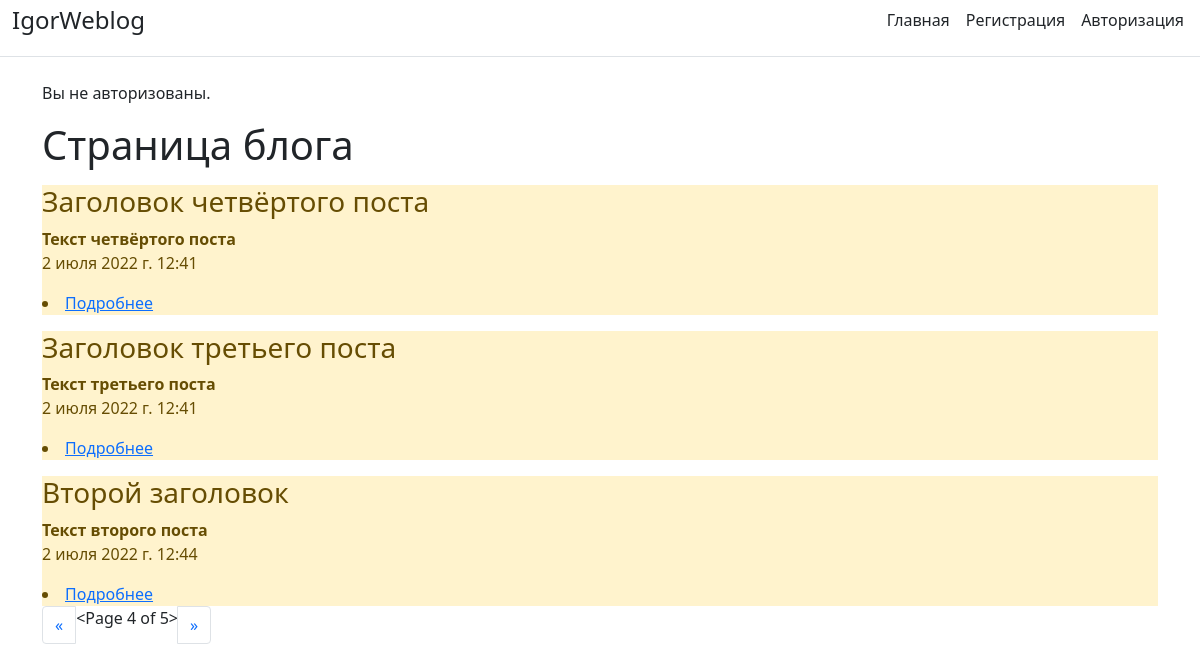
/?page=4, run on the app's committed database.
### Blog/models.py (models this page shows, shortened)
class Task(models.Model):
    title = models.CharField('Название', max_length=50)
    task = models.TextField('Текст')
    created_dt = models.DateTimeField('Дата', auto_now=True)
    publish = models.DateTimeField('Публикация', default=timezone.now)
    slug = models.SlugField('Ссылка', max_length=250, unique=True, null=False, blank=True, db_index=True)
    class Meta:
        verbose_name = 'Пост'
        verbose_name_plural = 'Посты'

### Blog/views.py (the view)
# urls.py: path('', views.index, name='index'),
def index(request):
    tasks = Task.objects.all().order_by('-id')
    if 'page' in request.GET:
        page = request.GET.get('page')
    else:
        page = 1
    paginator = Paginator(tasks, 3)
    try:
        tasks = paginator.page(page)
    except PageNotAnInteger:
        tasks = paginator.page(1)
    except EmptyPage:
        tasks = paginator.page(paginator.num_pages)
    page_number = request.GET.get('page')
    page_obj = paginator.get_page(page_number)
    context = {'title': 'Блог главная', 'tasks': tasks, 'page_obj': page_obj, 'page_number': page_number, 'page': page}
    return render(request, 'Blog/index.html', context)

### Blog/templates/Blog/index.html (shortened to what this page needs)
{% extends 'Blog/base.html' %}
{% block content %}
    <h1>Страница блога</h1>
    {% if tasks %}
        {% for i in tasks %}
            <div class="alert-warning mt-3", class="container">
                <h3>{{ i.title }}</h3>
                <b>{{ i.task | truncatewords:10}}</b>
                <p>{{ i.created_dt }}</p>
                <li><a href="/article_detail/{{i.slug}}">Подробнее</a></li>
            </div>
        {% endfor %}
    {% else %}
                <p>У нас нет записей</p>
    {% endif %}
<nav id="pagination" class="col align-self-center" aria-label="Page navigation example">
    <ul class="pagination">
        {% if page_obj.has_previous %}
        <li class="page-item"><a class="page-link" href="?page={{ page_obj.previous_page_number }}">&laquo;</a></li>
        {% else %}
        <li class="page-item disabled"><span class="page-link" href="#" tabindex="-1" aria-disabled="true">&laquo;</span></li>
        {% endif %}
        <li>{{ page_obj }}</li>
        {% if page_obj.has_next %}
        <li class="page-item"><a class="page-link" href="?page={{ page_obj.next_page_number }}">&raquo;</a></li>
        {% else %}
        <li class="page-item disabled"><span class="page-link" href="#" tabindex="-1" aria-disabled="true">&raquo;</span></li>
        {% endif %}
        </ul>
</nav>
</div>
{% endblock %}

### data on the page
Task: title "Заголовок четвёртого поста", task "Текст четвёртого поста", created_dt "2 июля 2022 г. 12:41"
Task: title "Заголовок третьего поста", task "Текст третьего поста", created_dt "2 июля 2022 г. 12:41"
Task: title "Второй заголовок", task "Текст второго поста", created_dt "2 июля 2022 г. 12:44"

### other printed values
{{ page_obj }} "<Page 4 of 5>"
